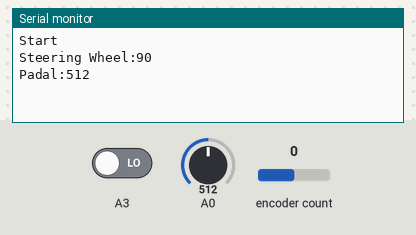
This sketch was run on a simulated Arduino Uno, built with avr-gcc and run on an emulated ATmega328P. Shown: the last lines printed to the serial monitor. The inputs (shaded band) are chosen by the test bench; at power-on: encoder count 0, A0 = 512, A3 LOW. No radio packets arrive unless stated.

Above: at 1.2 s.
1.3 s: encoder count set to 1
At 2.4 s:
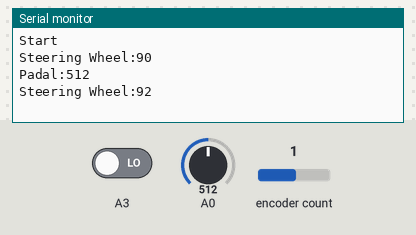
2.8 s: A0 set to 716
At 3.7 s:
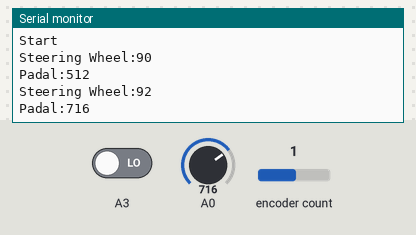
4.3 s: encoder count set to 2
At 5.1 s:
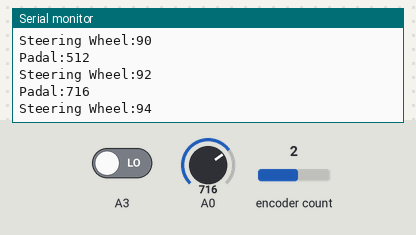
5.8 s: A0 set to 900
At 6.4 s:
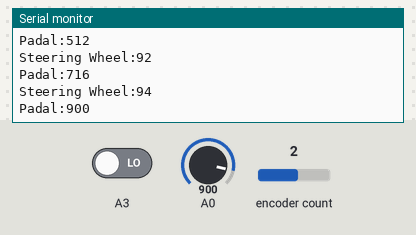

The sketch:

RC_Receiver.ino
```cpp
//nrf24l01 configuration
#include <SPI.h>
#include "RF24.h"
RF24 radio(7,8);
byte addresses[][6] = {"Node"};
int R_data = 90;      // Initial Rotation Value (Steering Wheel)
int P_data = 0;       // Initial Velocity Value (Pedal)

//RotaryEncoder configuration

#include <RotaryEncoder.h>
#define ROTARYSTEPS 2
#define ROTARYMIN 0
#define ROTARYMAX 180
RotaryEncoder encoder(A2, A3);
int R_lastPos = -1;   // Previous Rotation Value

//Potentiometer  configuration
int P_lastPos = -1;   // Previous Velocity Value


void setup() {
  //Serial print
  Serial.begin(9600);
  Serial.println(F("Start"));
  //nrf24l01 setup
  radio.begin();
  radio.setRetries(15, 15);
  radio.setPALevel(RF24_PA_LOW);
  radio.openWritingPipe(addresses[0]);
  radio.startListening();

  //RotaryEncoder setup
    PCICR |= (1 << PCIE1);
    PCMSK1 |= (1 << PCINT10) | (1 << PCINT11); //interrupt in Analogpin 2&3
    encoder.setPosition(90 / ROTARYSTEPS); // start with the value of 90

  //Potentiometer setup
  pinMode(A0, INPUT);


  delay(10);
}

ISR(PCINT1_vect) { //Using Interrupt in Rotary Encoder
  encoder.tick();
}

void loop() {

  //Rotary Encoder positioning
    int R_newPos = encoder.getPosition() * ROTARYSTEPS;
   if (R_newPos < ROTARYMIN) {                        // position < 180
    encoder.setPosition(ROTARYMIN / ROTARYSTEPS);
    R_newPos = ROTARYMIN;
    } else if (R_newPos > ROTARYMAX) {                // position > 0
    encoder.setPosition(ROTARYMAX / ROTARYSTEPS);
    R_newPos = ROTARYMAX;
    }

    //Potentiometer Positioning
    int P_newPos = analogRead(A0);


  //nrf24l01 sending message
    if (R_lastPos != R_newPos) {
    Serial.print("Steering Wheel:");
    Serial.print(R_newPos);
    Serial.println();
    R_data = R_newPos;
    radio.stopListening();
    radio.write(&R_data,sizeof(R_data));  // Transmitting Steering Wheel Value
    radio.startListening();
    R_lastPos = R_newPos;
    }

    if (P_lastPos != P_newPos) {
    Serial.print("Padal:");
    Serial.print(P_newPos);
    Serial.println();
    P_data = P_newPos*10;
    radio.stopListening();
    radio.write(&P_data,sizeof(P_data)); // Transmitting Padal Value
    radio.startListening();
    P_lastPos = P_newPos;
    }


  delay(100);
}
```

Measured:
- after the input at 1.3 s, the serial monitor: prints a new line at once (image 1)
- after the input at 2.8 s, the serial monitor: prints a new line at once (image 2)
- after the input at 4.3 s, the serial monitor: prints a new line at once (image 3)
- after the input at 5.8 s, the serial monitor: prints a new line at once (image 4)
